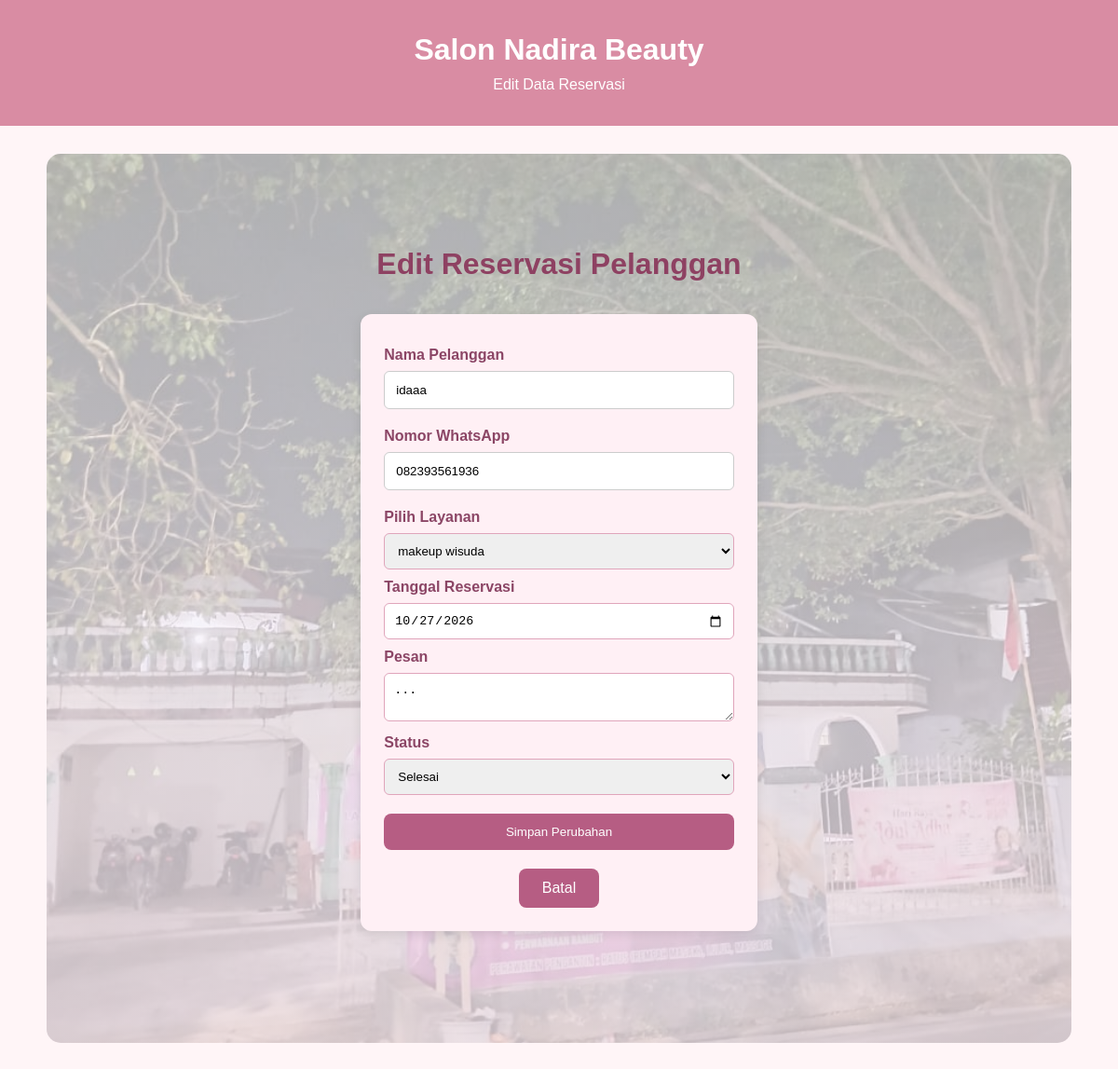
The app's page /views/edit_reservasi.php?id=11 (signed in) with its own data.
### tables this page shows
CREATE TABLE `reservasi` (
  `id_reservasi` int(10) NOT NULL,
  `nama_pelanggan` varchar(100) NOT NULL,
  `no_whatsapp` varchar(15) NOT NULL,
  `id_layanan` int(11) NOT NULL,
  `tanggal_reservasi` date NOT NULL,
  `pesan` text NOT NULL,
  `status` varchar(30) NOT NULL
);

### views/edit_reservasi.php (the view, shortened to what this page needs)
<?php
include "../config/databases.php";
$id = (int)($_GET["id"] ?? 0);
$stmt = mysqli_prepare(
    $conn,
    "SELECT * FROM reservasi WHERE id_reservasi=?"
);
mysqli_stmt_bind_param($stmt, "i", $id);
mysqli_stmt_execute($stmt);
$result = mysqli_stmt_get_result($stmt);
$data = mysqli_fetch_assoc($result);
?>
<!DOCTYPE html>
<html lang="id">
<head>
    <link rel="stylesheet" href="../style.css">
</head>
<body>
<header>
    <h1>Salon Nadira Beauty</h1>
    <p>Edit Data Reservasi</p>
</header>
<main>
    <h2>Edit Reservasi Pelanggan</h2>
    <form method="POST">
        <label>Nama Pelanggan</label>
        <input type="text" name="nama_pelanggan"
               value="<?= htmlspecialchars($data['nama_pelanggan']) ?>"
               required>
        <label>Nomor WhatsApp</label>
        <input type="text" name="no_whatsapp"
               value="<?= htmlspecialchars($data['no_whatsapp']) ?>"
               required>
        <label>Pilih Layanan</label>
<select name="id_layanan" required>
    <?php
    $layananQuery = mysqli_query(
        $conn,
        "SELECT id_layanan, nama_layanan FROM layanan"
    );
    while ($layanan = mysqli_fetch_assoc($layananQuery)) {
        $selected = (
            $data['id_layanan'] == $layanan['id_layanan']
        ) ? "selected" : "";
        echo "<option value='" . (int)$layanan['id_layanan'] . "' $selected>"
            . htmlspecialchars($layanan['nama_layanan']) .
            "</option>";
    }
    ?>
</select>
        <label>Tanggal Reservasi</label>
        <input type="date" name="tanggal_reservasi"
               value="<?= htmlspecialchars($data['tanggal_reservasi']) ?>"
               required>
        <label>Pesan</label>
        <textarea name="pesan"><?= htmlspecialchars($data['pesan']) ?></textarea>
        <label>Status</label>
        <select name="status" required>
            <?php
            $statuses = ["Menunggu", "Dikonfirmasi", "Selesai", "Dibatalkan"];
            foreach ($statuses as $statusOption) {
                $selected = ($data['status'] == $statusOption) ? "selected" : "";
                echo "<option value='" . htmlspecialchars($statusOption) . "' $selected>"
                    . htmlspecialchars($statusOption) .
                    "</option>";
            }
            ?>
        </select>
        <button type="submit" class="tombol">Simpan Perubahan</button>
        <a href="admin_reservasi.php" class="tombol">Batal</a>
    </form>
</main>
</body>
</html>

### style.css (style rules this page uses)
* { margin: 0; padding: 0; box-sizing: border-box; }
body { font-family: Arial, sans-serif; background-color: #fff5f7; color: #444; }
header { background-color: #d98ca3; color: white; text-align: center; padding: 35px 20px; }
header h1 { margin-bottom: 10px; }
main { text-align: center; padding: 80px 20px; min-height: 350px; }
main h2 { color: #a94f70; margin-bottom: 20px; }
.tombol { display: inline-block; background-color: #a94f70; color: white; padding: 12px 25px; text-decoration: none; border-radius: 8px; }
form { max-width: 500px; margin: 20px auto; padding: 25px; background-color: #fff0f5; border-radius: 12px; box-shadow: 0 4px 12px rgba(0, 0, 0, 0.1); }
form label { font-weight: bold; color: #8b4565; }
form input, form select, form textarea { width: 100%; padding: 10px; margin-top: 8px; border: 1px solid #e0a5bb; border-radius: 6px; box-sizing: border-box; }
form button { background-color: #c75b83; color: white; padding: 12px 20px; border: none; border-radius: 8px; cursor: pointer; }
form input[type="text"], form input[type="password"] { display: block; width: 100%; box-sizing: border-box; padding: 12px; margin: 8px 0 20px; border: 1px solid #ccc; border-radius: 6px; }
form label { display: block; margin-top: 10px; text-align: left; }
form button { display: block; width: 100%; margin-top: 20px; padding: 12px; box-sizing: border-box; cursor: pointer; }
main { background-image: linear-gradient( rgba(255, 255, 255, 0.65), rgba(255, 240, 245, 0.75) ), url("image/gambar\ salon.jpeg"); background-size: cover; background-position: center; background-repeat: no-repeat; padding: 100px 30px; text-align: center; border-radius: 15px; margin: 30px auto; max-width: 1100px; min-height: 300px; display: flex; flex-direction: column; justify-content: center; align-items: center; }
main h2 { color: #8e4162; font-size: 32px; margin-bottom: 15px; }
main .tombol { display: inline-block; margin-top: 20px; padding: 12px 25px; background-color: #b65d83; color: white; text-decoration: none; border-radius: 8px; }

### records on screen
reservasi: nama_pelanggan "idaaa", no_whatsapp "082393561936", tanggal_reservasi "10/27/2026", pesan "..."

### other values on screen
form field id_layanan "makeup wisuda"
form field status "Selesai"
